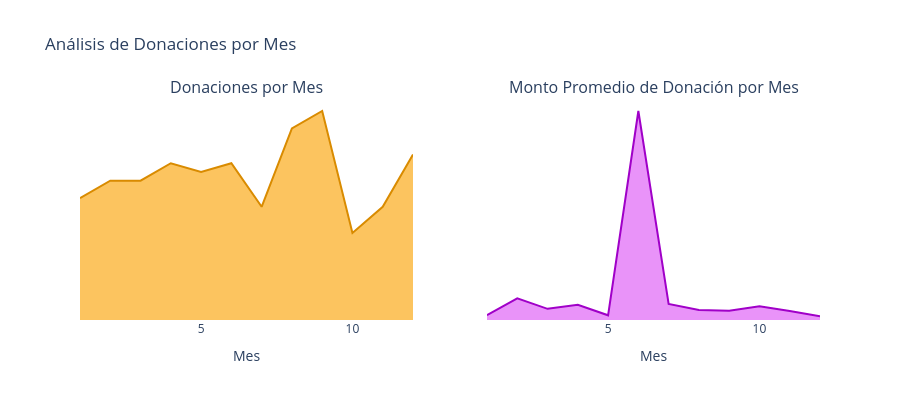

The notebook cell saved with this chart:
### Markdown cell above
Donaciones mensuales
3.4.3 Número de donaciones mensuales
3.4.4 Donaciones promedio mensuales

### Code cell
import plotly.graph_objects as go
from plotly.subplots import make_subplots
from plotly.offline import iplot

# ==========================================
# Resumen de donaciones por mes
# ==========================================

t2 = donations_df.groupby('Mes').agg({
    'Año': 'count',
    'Donation Amount': 'mean'
}).reset_index()

t2.rename(columns={
    'Año': 'Total de Donaciones',
    'Donation Amount': 'Monto Promedio'
}, inplace=True)

# Datos para las gráficas
x = t2['Mes']
y1 = t2['Total de Donaciones']
y2 = t2['Monto Promedio']

# Gráfica 1: Total de donaciones por mes
trace1 = go.Scatter(
    x=x,
    y=y1,
    mode='lines',
    fill='tozeroy',
    fillcolor='#fcc45f',
    line=dict(color='#d98b00', width=2),
    name='Total de Donaciones'
)

# Gráfica 2: Monto promedio por mes
trace2 = go.Scatter(
    x=x,
    y=y2,
    mode='lines',
    fill='tozeroy',
    fillcolor='#e993f9',
    line=dict(color='#a000c8', width=2),
    name='Monto Promedio'
)

# Crear subgráficas
fig = make_subplots(
    rows=1,
    cols=2,
    subplot_titles=[
        "Donaciones por Mes",
        "Monto Promedio de Donación por Mes"
    ]
)

fig.add_trace(trace1, row=1, col=1)
fig.add_trace(trace2, row=1, col=2)

# Diseño
fig.update_layout(
    title="Análisis de Donaciones por Mes",
    height=400,
    showlegend=False,
    template="plotly_white"
)

fig.update_xaxes(
    title="Mes",
    showgrid=False,
    zeroline=False
)

fig.update_yaxes(
    showgrid=False,
    zeroline=False,
    showticklabels=False
)

# Mostrar gráfica
iplot(fig)

### Figure 1 — Plotly figure (JSON) as saved in the notebook; plotly's stock layout.template omitted (floating-point values rounded to 4 significant figures)
{"data": [{"fill": "tozeroy", "fillcolor": "#fcc45f", "line": {"color": "#d98b00", "width": 2}, "mode": "lines", "name": "Total de Donaciones", "type": "scatter", "x": [1, 2, 3, 4, 5, 6, 7, 8, 9, 10, 11, 12], "xaxis": "x", "y": [14, 16, 16, 18, 17, 18, 13, 22, 24, 10, 13, 19], "yaxis": "y"}, {"fill": "tozeroy", "fillcolor": "#e993f9", "line": {"color": "#a000c8", "width": 2}, "mode": "lines", "name": "Monto Promedio", "type": "scatter", "x": [1, 2, 3, 4, 5, 6, 7, 8, 9, 10, 11, 12], "xaxis": "x2", "y": [85.26, 378.8, 195.4, 267.7, 82.4, 3663.0, 282.5, 177.1, 161.8, 239.1, 157.5, 66.39], "yaxis": "y2"}], "layout": {"annotations": [{"font": {"size": 16}, "showarrow": false, "text": "Donaciones por Mes", "x": 0.225, "xanchor": "center", "xref": "paper", "y": 1, "yanchor": "bottom", "yref": "paper"}, {"font": {"size": 16}, "showarrow": false, "text": "Monto Promedio de Donación por Mes", "x": 0.775, "xanchor": "center", "xref": "paper", "y": 1, "yanchor": "bottom", "yref": "paper"}], "height": 400, "showlegend": false, "title": {"text": "Análisis de Donaciones por Mes"}, "xaxis": {"anchor": "y", "domain": [0, 0.45], "showgrid": false, "title": {"text": "Mes"}, "zeroline": false}, "xaxis2": {"anchor": "y2", "domain": [0.55, 1], "showgrid": false, "title": {"text": "Mes"}, "zeroline": false}, "yaxis": {"anchor": "x", "domain": [0, 1], "showgrid": false, "showticklabels": false, "zeroline": false}, "yaxis2": {"anchor": "x2", "domain": [0, 1], "showgrid": false, "showticklabels": false, "zeroline": false}}}
